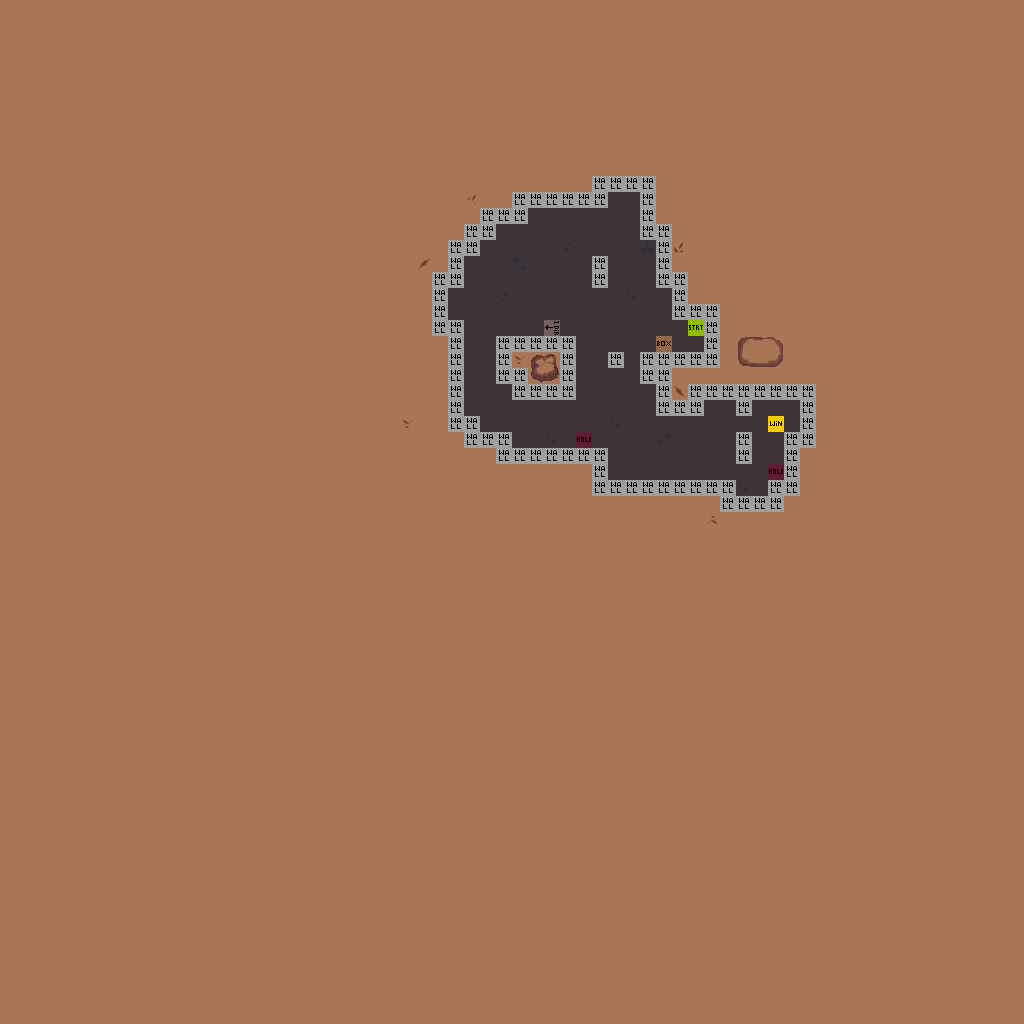

A level layout from a 2D game, rendered from its tile map. Below: a short description, then the map file with tile-grid data replaced by summaries:
An orthogonal 64x64 tile map with 16x16 px tiles, 3 tile layers (Art_Gameplay, Art_top, Gameplay), 1 hidden layer not drawn, 3 tilesets and 1 object (spawn).

<map version="1.2" tiledversion="1.2.4" orientation="orthogonal" renderorder="right-down" width="64" height="64" tilewidth="16" tileheight="16" infinite="0" backgroundcolor="#83573f" nextlayerid="9" nextobjectid="2">
 <tileset firstgid="1" source="tileset/GameplayTileset.tsx" />
 <tileset firstgid="33" source="tileset/GameplayImages.tsx" />
 <tileset firstgid="305" source="tileset/SlimeCave.tsx" />
 <layer id="4" name="Art_Background" width="64" height="64" visible="0">
  <data>[4096 cells, 0 non-empty, 0 distinct tile ids]</data>
 </layer>
 <layer id="6" name="Art_Gameplay" width="64" height="64">
  <data>[4096 cells, 4096 non-empty, 33 distinct tile ids]</data>
 </layer>
 <layer id="8" name="Art_top" width="64" height="64">
  <data>[4096 cells, 19 non-empty, 15 distinct tile ids]</data>
 </layer>
 <layer id="5" name="Gameplay" width="64" height="64">
  <data>[4096 cells, 123 non-empty, 7 distinct tile ids]</data>
 </layer>
 <objectgroup id="2" name="Properties">
  <object id="1" name="spawn" x="688" y="320" width="16" height="16" />
 </objectgroup>
</map>
